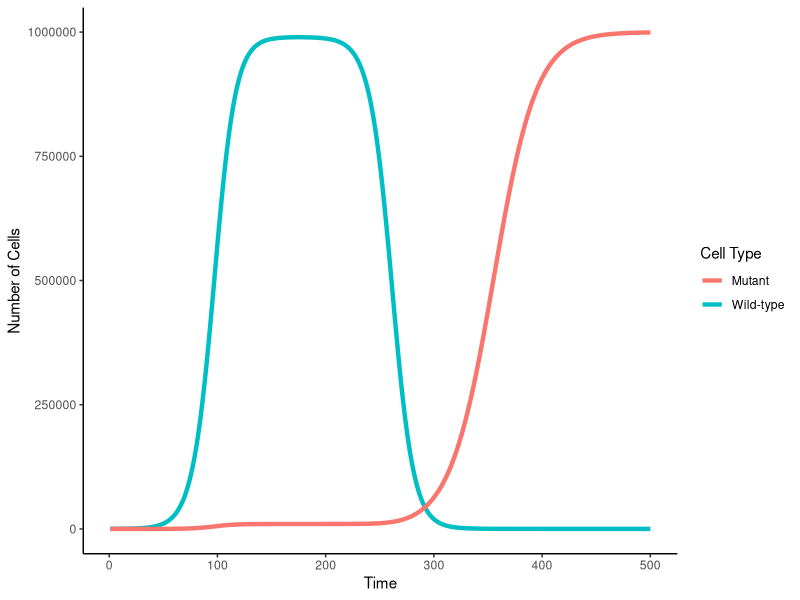

Generate this figure with R:
rm(list = ls())
library(ggplot2)
#Defines parameters for the model in the Untreated Scenario
Nt = 100
Mt = 1
rn = .1
rm = .1
rmt = .05
rnt = -.1
K = 1000000
timesteps = 500

#Builds vectors to store data
Ns = numeric(length = timesteps)
Ns[1] = Nt
Ms = numeric(length = timesteps)
Ms[1] = Mt

#Loops through timesteps to simulate dynamics of cancer cell growth
for(i in 1:(timesteps-1)){
 #Brings populations to equilibirum
   if(i<175){
    Ns[i+1]=Ns[i]+rn*Ns[i]*(1-(Ns[i]+Ms[i])/K)
    Ms[i+1]=Ms[i]+rm*Ms[i]*(1-(Ns[i]+Ms[i])/K)
   }
  #Impact of treatment on populations
  else{
    Ns[i+1]=Ns[i]+rnt*Ns[i]*(1-(Ns[i]+Ms[i])/K)
    Ms[i+1]=Ms[i]+rmt*Ms[i]*(1-(Ns[i]+Ms[i])/K)
  }
}

#Generates a plot of the data

simNn<-data.frame(time=1:length(Ns),N=Ns)
simMn<-data.frame(time=1:length(Ms),N=Ms)

ggplot() +
  geom_line(data = simNn, aes(x = time, y = N, color = "Wild-type"), size = 1.5) + 
  geom_line(data = simMn, aes(x = time, y = N, color = "Mutant"), size = 1.5) + 
  theme_classic() + xlab("Time") + ylab("Number of Cells") + labs(color = "Cell Type")
